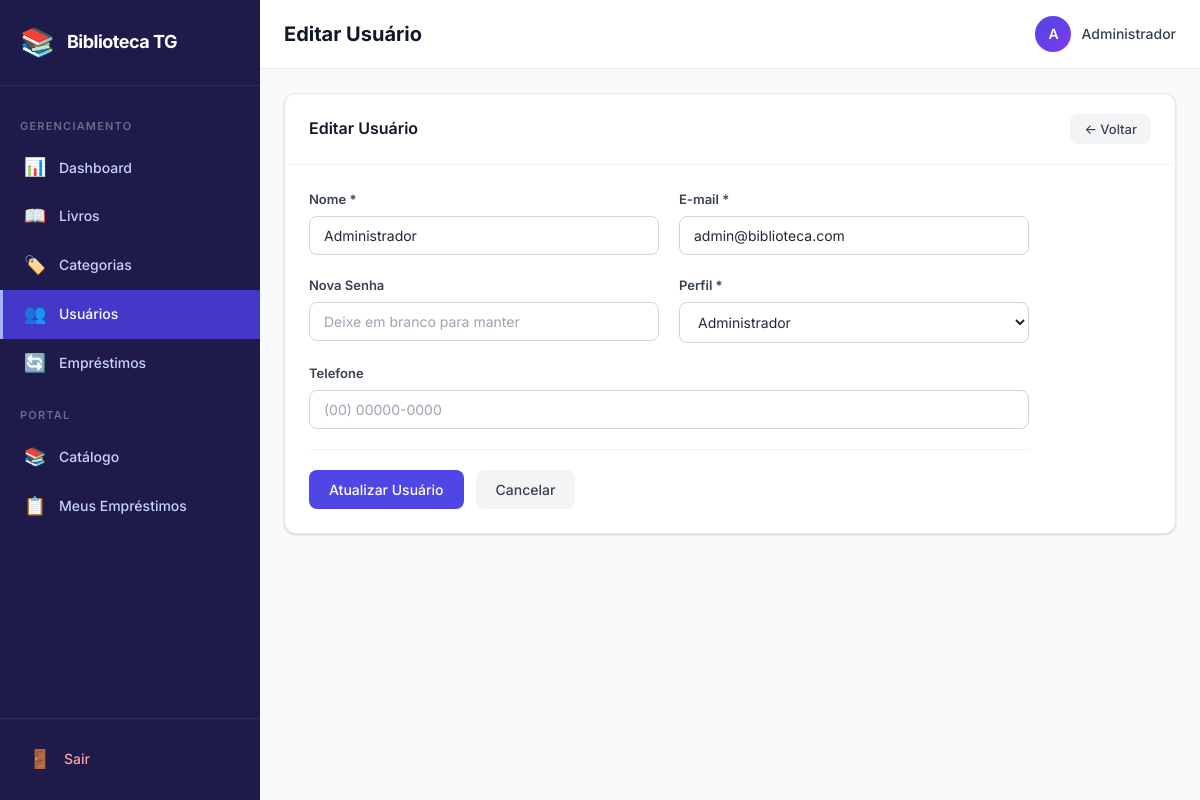
Page /users/edit/1 (signed in) on the committed database.
### tables this page shows
CREATE TABLE IF NOT EXISTS users (
    id INT AUTO_INCREMENT PRIMARY KEY,
    name VARCHAR(150) NOT NULL,
    email VARCHAR(255) NOT NULL UNIQUE,
    cpf VARCHAR(14) NULL UNIQUE,
    password VARCHAR(255) NOT NULL,
    role ENUM('admin', 'user') NOT NULL DEFAULT 'user',
    phone VARCHAR(20) NULL,
    created_at TIMESTAMP DEFAULT CURRENT_TIMESTAMP,
    updated_at TIMESTAMP DEFAULT CURRENT_TIMESTAMP ON UPDATE CURRENT_TIMESTAMP
);

### app/Core/Controller.php (called while the page is built, shortened)
<?php
class Controller
{
    protected function view(string $viewPath, array $data = []): void
    {
        extract($data);
        $viewFile = __DIR__ . '/../../views/' . $viewPath . '.php';
        require_once $viewFile;
    }
}

### app/Controllers/UserController.php (called while the page is built, shortened)
<?php
class UserController extends Controller
{
    private User $userModel;
    public function __construct()
    {
        $this->userModel = new User();
    }
    public function edit(int $id): void
    {
        $user = $this->userModel->findById($id);
        $data = [
            'title' => 'Editar Usuário',
            'user'  => $user,
        ];
        $this->view('admin/users/edit', $data);
    }
}

### app/Core/App.php (called while the page is built, shortened)
<?php
class App
{
    private Router $router;
    public function __construct()
    {
        require_once __DIR__ . '/Database.php';
        require_once __DIR__ . '/Controller.php';
        require_once __DIR__ . '/Router.php';
        require_once __DIR__ . '/../Models/User.php';
        $this->router = new Router();
    }
    private function registerRoutes(): void
    {
        $this->router->get('login', 'AuthController', 'loginForm');
        $this->router->post('login', 'AuthController', 'login');
        $this->router->get('logout', 'AuthController', 'logout');
        $this->router->get('dashboard', 'DashboardController', 'index');
        $this->router->get('books', 'BookController', 'index');
        $this->router->get('books/create', 'BookController', 'create');
        $this->router->post('books/store', 'BookController', 'store');
        $this->router->get('books/edit/{id}', 'BookController', 'edit');
        $this->router->post('books/update/{id}', 'BookController', 'update');
        $this->router->get('books/delete/{id}', 'BookController', 'delete');
        $this->router->get('categories', 'CategoryController', 'index');
        $this->router->get('categories/create', 'CategoryController', 'create');
        $this->router->post('categories/store', 'CategoryController', 'store');
        $this->router->get('categories/edit/{id}', 'CategoryController', 'edit');
        $this->router->post('categories/update/{id}', 'CategoryController', 'update');
        $this->router->get('categories/delete/{id}', 'CategoryController', 'delete');
        $this->router->get('users', 'UserController', 'index');
        $this->router->get('users/create', 'UserController', 'create');
        $this->router->post('users/store', 'UserController', 'store');
        $this->router->get('users/edit/{id}', 'UserController', 'edit');
        $this->router->post('users/update/{id}', 'UserController', 'update');
        $this->router->get('users/delete/{id}', 'UserController', 'delete');
        $this->router->get('loans', 'LoanController', 'index');
        $this->router->get('loans/create', 'LoanController', 'create');
        $this->router->post('loans/store', 'LoanController', 'store');
        $this->router->get('loans/return/{id}', 'LoanController', 'returnLoan');
        $this->router->get('loans/calculate-date', 'LoanController', 'calculateDate');
        $this->router->get('catalog', 'DashboardController', 'catalog');
        $this->router->get('my-loans', 'LoanController', 'myLoans');
    }
    public function run(): void
    {
        $url = $_GET['url'] ?? 'login';
        $httpMethod = $_SERVER['REQUEST_METHOD'];
        $this->router->dispatch($url, $httpMethod);
    }
}

### public/index.php (called while the page is built)
<?php
require_once __DIR__ . '/../app/Core/App.php';
$app = new App();
$app->run();

### app/Core/Database.php (called while the page is built, shortened)
<?php
class Database
{
    private static ?Database $instance = null;
    private PDO $pdo;
    private ?PDOStatement $stmt = null;
    private function __construct()
    {
        $dsn = 'mysql:host=' . DB_HOST . ';dbname=' . DB_NAME . ';charset=utf8mb4';
        $options = [
            PDO::ATTR_ERRMODE            => PDO::ERRMODE_EXCEPTION,
            PDO::ATTR_DEFAULT_FETCH_MODE => PDO::FETCH_OBJ,
            PDO::ATTR_EMULATE_PREPARES   => false,
        ];
        try {
            $this->pdo = new PDO($dsn, DB_USER, DB_PASS, $options);
        } catch (PDOException $e) {
            die('Database connection failed: ' . $e->getMessage());
        }
    }
    public static function getInstance(): Database
    {
        if (self::$instance === null) {
            self::$instance = new self();
        }
        return self::$instance;
    }
    public function query(string $sql): self
    {
        $this->stmt = $this->pdo->prepare($sql);
        return $this;
    }
    public function bind(string $param, mixed $value, ?int $type = null): self
    {
        if ($type === null) {
            $type = match (true) {
                is_int($value)  => PDO::PARAM_INT,
                is_bool($value) => PDO::PARAM_BOOL,
                is_null($value) => PDO::PARAM_NULL,
                default         => PDO::PARAM_STR,
            };
        }
        $this->stmt->bindValue($param, $value, $type);
        return $this;
    }
    public function execute(): bool
    {
        return $this->stmt->execute();
    }
    public function single(): mixed
    {
        $this->execute();
        return $this->stmt->fetch();
    }
}

### app/Models/User.php (called while the page is built, shortened)
<?php
class User
{
    private Database $db;
    public function __construct()
    {
        $this->db = Database::getInstance();
    }
    public function findById(int $id): mixed
    {
        $this->db->query('SELECT * FROM users WHERE id = :id');
        $this->db->bind(':id', $id);
        return $this->db->single();
    }
}

### views/admin/users/edit.php (the view, shortened to what this page needs)
<?php require_once __DIR__ . '/../../../views/layout/header.php'; ?>
<div class="card">
    <div class="card-header">
        <h2>Editar Usuário</h2>
        <a href="<?= BASE_URL ?>/users" class="btn btn-secondary btn-sm">← Voltar</a>
    </div>
    <div class="card-body">
        <form action="<?= BASE_URL ?>/users/update/<?= $user->id ?>" method="POST" class="form" id="userForm">
            <div class="form-row">
                <div class="form-group">
                    <label for="name">Nome *</label>
                    <input type="text" id="name" name="name" required value="<?= htmlspecialchars($user->name) ?>">
                </div>
                <div class="form-group">
                    <label for="email">E-mail *</label>
                    <input type="email" id="email" name="email" required value="<?= htmlspecialchars($user->email) ?>">
                </div>
            </div>
            <div class="form-row">
                <div class="form-group">
                    <label for="password">Nova Senha</label>
                    <input type="password" id="password" name="password" minlength="6" placeholder="Deixe em branco para manter">
                </div>
                <div class="form-group">
                    <label for="role">Perfil *</label>
                    <select id="role" name="role" required>
                        <option value="admin" <?= $user->role === 'admin' ? 'selected' : '' ?>>Administrador</option>
                    </select>
                </div>
            </div>
            <div class="form-group">
                <label for="phone">Telefone</label>
                <input type="text" id="phone" name="phone" value="<?= htmlspecialchars($user->phone ?? '') ?>" placeholder="(00) 00000-0000">
            </div>
            <div class="form-actions">
                <button type="submit" class="btn btn-primary">Atualizar Usuário</button>
                <a href="<?= BASE_URL ?>/users" class="btn btn-secondary">Cancelar</a>
            </div>
        </form>
    </div>
</div>
<?php require_once __DIR__ . '/../../../views/layout/footer.php'; ?>

### app/Core/Router.php (shortened to what this page needs)
<?php
class Router
{
    private array $routes = [];
    private function addRoute(string $httpMethod, string $path, string $controller, string $method): void
    {
        $pattern = preg_replace('/\{([a-zA-Z_]+)\}/', '(?P<$1>[0-9]+)', $path);
        $pattern = '#^' . $pattern . '$#';
        $this->routes[] = [
            'httpMethod' => $httpMethod,
            'pattern'    => $pattern,
            'controller' => $controller,
            'method'     => $method,
        ];
    }
    public function dispatch(string $url, string $httpMethod): void
    {
        $url = $this->sanitizeUrl($url);
        foreach ($this->routes as $route) {
            if ($route['httpMethod'] !== $httpMethod) {
                continue;
            }
            if (preg_match($route['pattern'], $url, $matches)) {
                $methodName     = $route['method'];
                $params = array_filter($matches, 'is_string', ARRAY_FILTER_USE_KEY);
                $controllerInstance = new $controllerName();
                call_user_func_array([$controllerInstance, $methodName], array_values($params));
                return;
            }
        }
    }
    private function sanitizeUrl(string $url): string
    {
        $url = trim($url, '/');
        $url = filter_var($url, FILTER_SANITIZE_URL);
        return $url;
    }
}

### public/css/style.css (style rules this page uses)
:root { --primary: #4f46e5; --primary-hover: #4338ca; --primary-light: #eef2ff; --primary-rgb: 79, 70, 229; --success: #059669; --success-light: #ecfdf5; --warning: #d97706; --warning-light: #fffbeb; --danger: #dc2626; --danger-light: #fef2f2; --info: #0891b2; --info-light: #ecfeff; --secondary: #6b7280; --gray-50: #f9fafb; --gray-100: #f3f4f6; --gray-200: #e5e7eb; --gray-300: #d1d5db; --gray-400: #9ca3af; --gray-500: #6b7280; --gray-600: #4b5563; --gray-700: #374151; --gray-800: #1f2937; --gray-900: #111827; --sidebar-bg: #1e1b4b; --sidebar-hover: #312e81; --sidebar-active: #4338ca; --sidebar-text: #c7d2fe; --sidebar-width: 260px; --radius: 8px; --radius-lg: 12px; --shadow-sm: 0 1px 2px rgba(0,0,0,0.05); --shadow: 0 1px 3px rgba(0,0,0,0.1), 0 1px 2px rgba(0,0,0,0.06); --shadow-md: 0 4px 6px -1px rgba(0,0,0,0.1), 0 2px 4px -1px rgba(0,0,0,0.06); --shadow-lg: 0 10px 15px -3px rgba(0,0,0,0.1), 0 4px 6px -2px rgba(0,0,0,0.05); --transition: all 0.2s ease; }
*, *::before, *::after { box-sizing: border-box; margin: 0; padding: 0; }
body { font-family: 'Inter', -apple-system, BlinkMacSystemFont, sans-serif; font-size: 14px; line-height: 1.6; color: var(--gray-800); background: var(--gray-50); -webkit-font-smoothing: antialiased; }
a { text-decoration: none; color: var(--primary); }
.card { background: #fff; border-radius: var(--radius-lg); box-shadow: var(--shadow); border: 1px solid var(--gray-200); margin-bottom: 24px; overflow: hidden; }
.card-header { display: flex; align-items: center; justify-content: space-between; padding: 20px 24px; border-bottom: 1px solid var(--gray-100); }
.card-header h2 { font-size: 16px; font-weight: 600; color: var(--gray-900); }
.card-body { padding: 24px; }
.btn { display: inline-flex; align-items: center; justify-content: center; gap: 6px; padding: 10px 20px; font-size: 14px; font-weight: 500; font-family: inherit; border: none; border-radius: var(--radius); cursor: pointer; transition: var(--transition); white-space: nowrap; line-height: 1.4; }
.btn-primary { background: var(--primary); color: #fff; }
.btn-secondary { background: var(--gray-100); color: var(--gray-700); }
.btn-sm { padding: 6px 14px; font-size: 13px; }
.form { max-width: 720px; }
.form-row { display: grid; grid-template-columns: 1fr 1fr; gap: 20px; }
.form-group { margin-bottom: 20px; }
.form-group label { display: block; margin-bottom: 6px; font-size: 13px; font-weight: 600; color: var(--gray-700); }
.form-group input, .form-group select, .form-group textarea { width: 100%; padding: 10px 14px; font-size: 14px; font-family: inherit; border: 1px solid var(--gray-300); border-radius: var(--radius); background: #fff; color: var(--gray-800); transition: var(--transition); outline: none; }
.form-group input::placeholder, .form-group textarea::placeholder { color: var(--gray-400); }
.form-actions { display: flex; gap: 12px; margin-top: 8px; padding-top: 20px; border-top: 1px solid var(--gray-100); }

### rows in the picture
users: name "Administrador", email "admin@biblioteca.com", role "Administrador"
